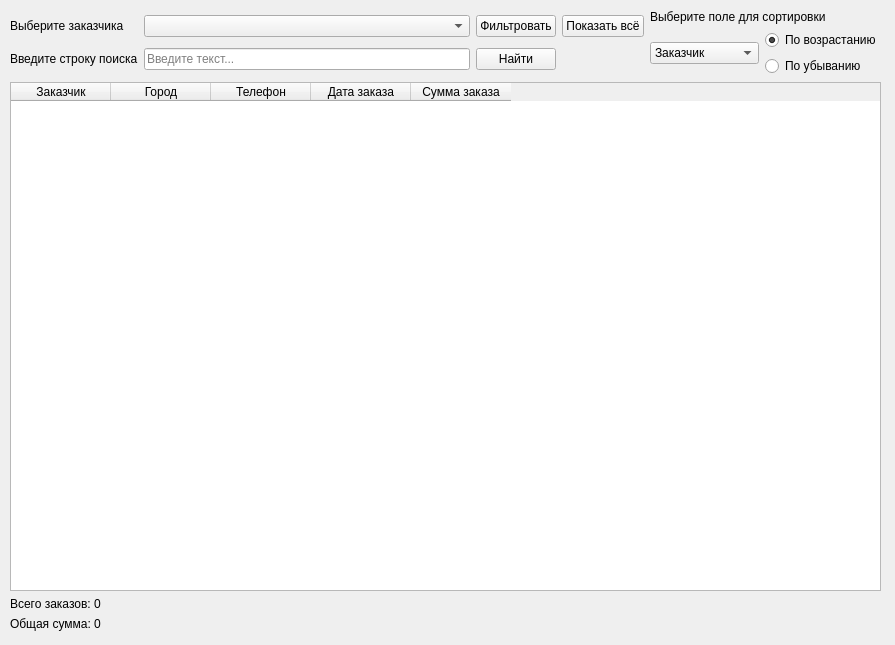
<?xml version="1.0" encoding="UTF-8"?>
<ui version="4.0">
 <class>MainWindow</class>
 <widget class="QMainWindow" name="MainWindow">
  <property name="geometry">
   <rect>
    <x>0</x>
    <y>0</y>
    <width>895</width>
    <height>645</height>
   </rect>
  </property>
  <property name="windowTitle">
   <string>Работа с заказами</string>
  </property>
  <widget class="QWidget" name="general">
   <widget class="QWidget" name="verticalLayoutWidget_3">
    <property name="geometry">
     <rect>
      <x>10</x>
      <y>10</y>
      <width>871</width>
      <height>621</height>
     </rect>
    </property>
    <layout class="QVBoxLayout" name="verticalLayout">
     <item>
      <layout class="QHBoxLayout" name="topPanelLayout">
       <item>
        <layout class="QGridLayout" name="gridLayout">
         <item row="0" column="3">
          <widget class="QPushButton" name="btnShowAll">
           <property name="text">
            <string>Показать всё</string>
           </property>
          </widget>
         </item>
         <item row="1" column="1">
          <widget class="QLineEdit" name="lineSearch">
           <property name="placeholderText">
            <string>Введите текст...</string>
           </property>
          </widget>
         </item>
         <item row="0" column="1">
          <widget class="QComboBox" name="comboClients"/>
         </item>
         <item row="1" column="0">
          <widget class="QLabel" name="labelSearchString">
           <property name="text">
            <string>Введите строку поиска</string>
           </property>
          </widget>
         </item>
         <item row="0" column="2">
          <widget class="QPushButton" name="btnFilter">
           <property name="text">
            <string>Фильтровать</string>
           </property>
          </widget>
         </item>
         <item row="1" column="2">
          <widget class="QPushButton" name="btnSearch">
           <property name="text">
            <string>Найти</string>
           </property>
          </widget>
         </item>
         <item row="0" column="0">
          <widget class="QLabel" name="labelSelectCustomer">
           <property name="text">
            <string>Выберите заказчика</string>
           </property>
          </widget>
         </item>
        </layout>
       </item>
       <item>
        <layout class="QVBoxLayout" name="selectFieldForSortLayout">
         <item>
          <widget class="QLabel" name="labelSelectFieldForSort">
           <property name="text">
            <string>Выберите поле для сортировки</string>
           </property>
          </widget>
         </item>
         <item>
          <layout class="QHBoxLayout" name="sortWidgetsLayout">
           <item>
            <widget class="QComboBox" name="listSortFields">
             <item>
              <property name="text">
               <string>Заказчик</string>
              </property>
             </item>
             <item>
              <property name="text">
               <string>Дата заказа</string>
              </property>
             </item>
             <item>
              <property name="text">
               <string>Сумма заказа</string>
              </property>
             </item>
            </widget>
           </item>
           <item>
            <layout class="QVBoxLayout" name="radioButtonsLayout">
             <item>
              <widget class="QRadioButton" name="radioAsc">
               <property name="enabled">
                <bool>true</bool>
               </property>
               <property name="text">
                <string>По возрастанию</string>
               </property>
               <property name="checked">
                <bool>true</bool>
               </property>
              </widget>
             </item>
             <item>
              <widget class="QRadioButton" name="radioDesc">
               <property name="text">
                <string>По убыванию</string>
               </property>
              </widget>
             </item>
            </layout>
           </item>
          </layout>
         </item>
        </layout>
       </item>
      </layout>
     </item>
     <item>
      <layout class="QVBoxLayout" name="bottomPanelLayout">
       <item>
        <widget class="QTableWidget" name="tableOrders">
         <column>
          <property name="text">
           <string>Заказчик</string>
          </property>
         </column>
         <column>
          <property name="text">
           <string>Город</string>
          </property>
         </column>
         <column>
          <property name="text">
           <string>Телефон</string>
          </property>
         </column>
         <column>
          <property name="text">
           <string>Дата заказа</string>
          </property>
         </column>
         <column>
          <property name="text">
           <string>Сумма заказа</string>
          </property>
         </column>
        </widget>
       </item>
       <item>
        <widget class="QLabel" name="labelCount">
         <property name="text">
          <string>Всего заказов: 0</string>
         </property>
        </widget>
       </item>
       <item>
        <widget class="QLabel" name="labelSum">
         <property name="text">
          <string>Общая сумма: 0</string>
         </property>
        </widget>
       </item>
      </layout>
     </item>
    </layout>
   </widget>
  </widget>
 </widget>
 <resources/>
 <connections/>
</ui>
